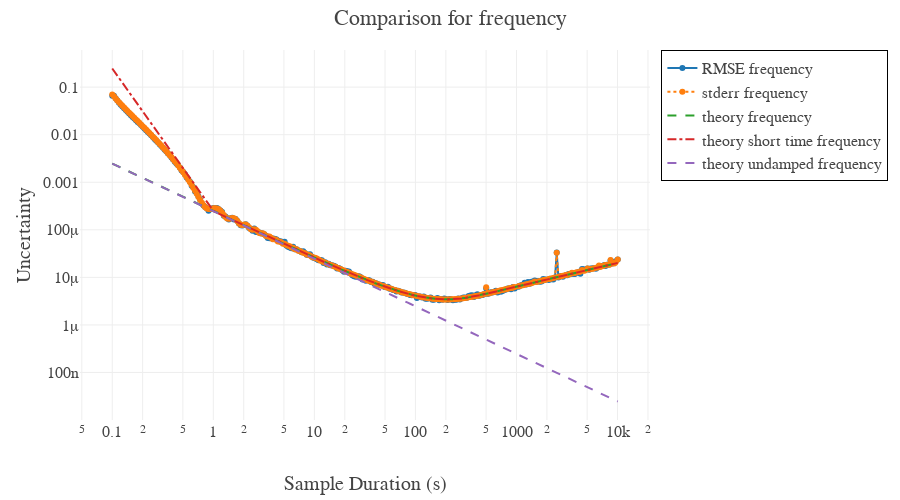
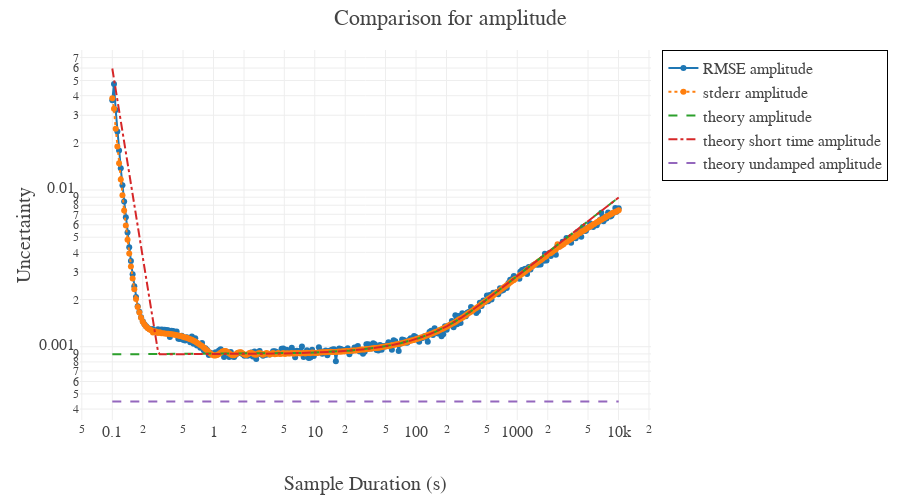
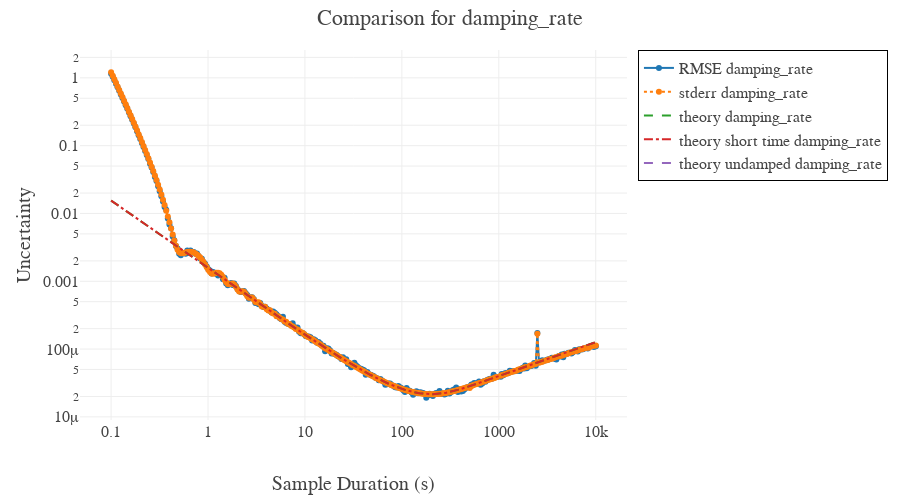
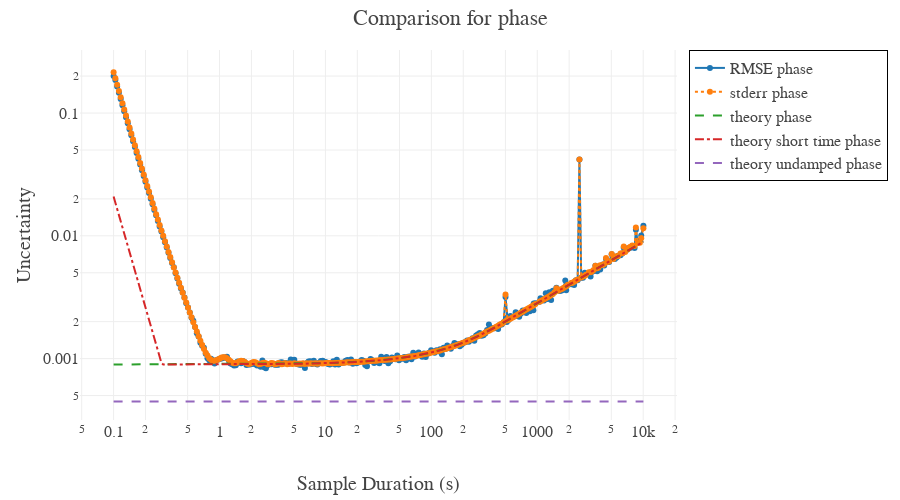

The cell these charts' notebook holds for them, in order:
### Code cell
import anal_fit_err
import importlib
import dataclasses

importlib.reload(anal_fit_err)

# Generate theoretical predictions
theory_undamped_curves = {
    "amplitude": [],
    "frequency": [],
    "phase": [],
    "damping_rate": [],
}

theory_curves = {"amplitude": [], "frequency": [], "phase": [], "damping_rate": []}

theory_short_time_curves = {
    "amplitude": [],
    "frequency": [],
    "phase": [],
    "damping_rate": [],
}

for this_duration in durations:
    est = anal_fit_err.analy_err_in_fit_damp_sine(
        amplitude=true_params["amplitude"],
        samp_num=num_points,
        samp_time=this_duration,
        sigma_obs=noise_scale,
        damp_rate=true_params["damping_rate"],
    )
    theory_curves["amplitude"].append(est.amplitude)
    theory_curves["frequency"].append(est.frequency)
    theory_curves["phase"].append(est.phase)
    theory_curves["damping_rate"].append(est.damping_rate)

    est = anal_fit_err.analy_err_in_fit_cw_sine(
        amplitude=true_params["amplitude"],
        samp_num=num_points,
        samp_time=this_duration,
        sigma_obs=noise_scale,
    )
    theory_undamped_curves["amplitude"].append(est.amplitude)
    theory_undamped_curves["frequency"].append(est.frequency)
    theory_undamped_curves["phase"].append(est.phase)
    theory_undamped_curves["damping_rate"].append(np.nan)

    est = anal_fit_err.analy_err_in_fit_damp_sine_short_analytic(
        amplitude=true_params["amplitude"],
        frequency=true_params["frequency"],
        samp_num=num_points,
        samp_time=this_duration,
        sigma_obs=noise_scale,
        damp_rate=true_params["damping_rate"],
        phase=true_params["phase"],
    )
    theory_short_time_curves["amplitude"].append(est.amplitude)
    theory_short_time_curves["frequency"].append(est.frequency)
    theory_short_time_curves["phase"].append(est.phase)
    theory_short_time_curves["damping_rate"].append(est.damping_rate)


for key in true_params:
    fig = go.Figure()
    fig.add_trace(
        go.Scatter(
            x=durations, y=rmse_results[key], mode="lines+markers", name=f"RMSE {key}"
        )
    )
    fig.add_trace(
        go.Scatter(
            x=durations,
            y=stderr_results[key],
            mode="lines+markers",
            name=f"stderr {key}",
            line=dict(dash="dot"),
        )
    )
    fig.add_trace(
        go.Scatter(
            x=durations,
            y=theory_curves[key],
            mode="lines",
            name=f"theory {key}",
            line=dict(dash="dash"),
        )
    )

    fig.add_trace(
        go.Scatter(
            x=durations,
            y=theory_short_time_curves[key],
            mode="lines",
            name=f"theory short time {key}",
            line=dict(dash="dashdot"),
        )
    )

    fig.add_trace(
        go.Scatter(
            x=durations,
            y=theory_undamped_curves[key],
            mode="lines",
            name=f"theory undamped {key}",
            line=dict(dash="dash"),
        )
    )

    fig.update_layout(
        title=f"Comparison for {key}",
        xaxis_title="Sample Duration (s)",
        yaxis_title="Uncertainty",
        width=900,
        height=500,
        yaxis_type="log",
        xaxis_type="log",
    )
    fig.show()

### Figure 1 — Plotly figure (JSON) as saved in the notebook; plotly's stock layout.template omitted (floating-point values rounded to 4 significant figures; data arrays with more than 128 entries replaced by an {"elided": "..."} marker saying what was removed)
{"data": [{"mode": "lines+markers", "name": "RMSE frequency", "type": "scatter", "x": {"elided": "300 float values"}, "y": {"elided": "300 float values"}}, {"line": {"dash": "dot"}, "mode": "lines+markers", "name": "stderr frequency", "type": "scatter", "x": {"elided": "300 float values"}, "y": {"elided": "300 float values"}}, {"line": {"dash": "dash"}, "mode": "lines", "name": "theory frequency", "type": "scatter", "x": {"elided": "300 float values"}, "y": {"elided": "300 float values"}}, {"line": {"dash": "dashdot"}, "mode": "lines", "name": "theory short time frequency", "type": "scatter", "x": {"elided": "300 float values"}, "y": {"elided": "300 float values"}}, {"line": {"dash": "dash"}, "mode": "lines", "name": "theory undamped frequency", "type": "scatter", "x": {"elided": "300 float values"}, "y": {"elided": "300 float values"}}], "layout": {"height": 500, "title": {"text": "Comparison for frequency"}, "width": 900, "xaxis": {"title": {"text": "Sample Duration (s)"}, "type": "log"}, "yaxis": {"title": {"text": "Uncertainty"}, "type": "log"}}}

### Figure 2 — Plotly figure (JSON) as saved in the notebook; plotly's stock layout.template omitted (floating-point values rounded to 4 significant figures; data arrays with more than 128 entries replaced by an {"elided": "..."} marker saying what was removed)
{"data": [{"mode": "lines+markers", "name": "RMSE amplitude", "type": "scatter", "x": {"elided": "300 float values"}, "y": {"elided": "300 float values"}}, {"line": {"dash": "dot"}, "mode": "lines+markers", "name": "stderr amplitude", "type": "scatter", "x": {"elided": "300 float values"}, "y": {"elided": "300 float values"}}, {"line": {"dash": "dash"}, "mode": "lines", "name": "theory amplitude", "type": "scatter", "x": {"elided": "300 float values"}, "y": {"elided": "300 float values"}}, {"line": {"dash": "dashdot"}, "mode": "lines", "name": "theory short time amplitude", "type": "scatter", "x": {"elided": "300 float values"}, "y": {"elided": "300 float values"}}, {"line": {"dash": "dash"}, "mode": "lines", "name": "theory undamped amplitude", "type": "scatter", "x": {"elided": "300 float values"}, "y": {"elided": "300 float values"}}], "layout": {"height": 500, "title": {"text": "Comparison for amplitude"}, "width": 900, "xaxis": {"title": {"text": "Sample Duration (s)"}, "type": "log"}, "yaxis": {"title": {"text": "Uncertainty"}, "type": "log"}}}

### Figure 3 — Plotly figure (JSON) as saved in the notebook; plotly's stock layout.template omitted (floating-point values rounded to 4 significant figures; data arrays with more than 128 entries replaced by an {"elided": "..."} marker saying what was removed)
{"data": [{"mode": "lines+markers", "name": "RMSE damping_rate", "type": "scatter", "x": {"elided": "300 float values"}, "y": {"elided": "300 float values"}}, {"line": {"dash": "dot"}, "mode": "lines+markers", "name": "stderr damping_rate", "type": "scatter", "x": {"elided": "300 float values"}, "y": {"elided": "300 float values"}}, {"line": {"dash": "dash"}, "mode": "lines", "name": "theory damping_rate", "type": "scatter", "x": {"elided": "300 float values"}, "y": {"elided": "300 float values"}}, {"line": {"dash": "dashdot"}, "mode": "lines", "name": "theory short time damping_rate", "type": "scatter", "x": {"elided": "300 float values"}, "y": {"elided": "300 float values"}}, {"line": {"dash": "dash"}, "mode": "lines", "name": "theory undamped damping_rate", "type": "scatter", "x": {"elided": "300 float values"}, "y": {"elided": "300 null values"}}], "layout": {"height": 500, "title": {"text": "Comparison for damping_rate"}, "width": 900, "xaxis": {"title": {"text": "Sample Duration (s)"}, "type": "log"}, "yaxis": {"title": {"text": "Uncertainty"}, "type": "log"}}}

### Figure 4 — Plotly figure (JSON) as saved in the notebook; plotly's stock layout.template omitted (floating-point values rounded to 4 significant figures; data arrays with more than 128 entries replaced by an {"elided": "..."} marker saying what was removed)
{"data": [{"mode": "lines+markers", "name": "RMSE phase", "type": "scatter", "x": {"elided": "300 float values"}, "y": {"elided": "300 float values"}}, {"line": {"dash": "dot"}, "mode": "lines+markers", "name": "stderr phase", "type": "scatter", "x": {"elided": "300 float values"}, "y": {"elided": "300 float values"}}, {"line": {"dash": "dash"}, "mode": "lines", "name": "theory phase", "type": "scatter", "x": {"elided": "300 float values"}, "y": {"elided": "300 float values"}}, {"line": {"dash": "dashdot"}, "mode": "lines", "name": "theory short time phase", "type": "scatter", "x": {"elided": "300 float values"}, "y": {"elided": "300 float values"}}, {"line": {"dash": "dash"}, "mode": "lines", "name": "theory undamped phase", "type": "scatter", "x": {"elided": "300 float values"}, "y": {"elided": "300 float values"}}], "layout": {"height": 500, "title": {"text": "Comparison for phase"}, "width": 900, "xaxis": {"title": {"text": "Sample Duration (s)"}, "type": "log"}, "yaxis": {"title": {"text": "Uncertainty"}, "type": "log"}}}
